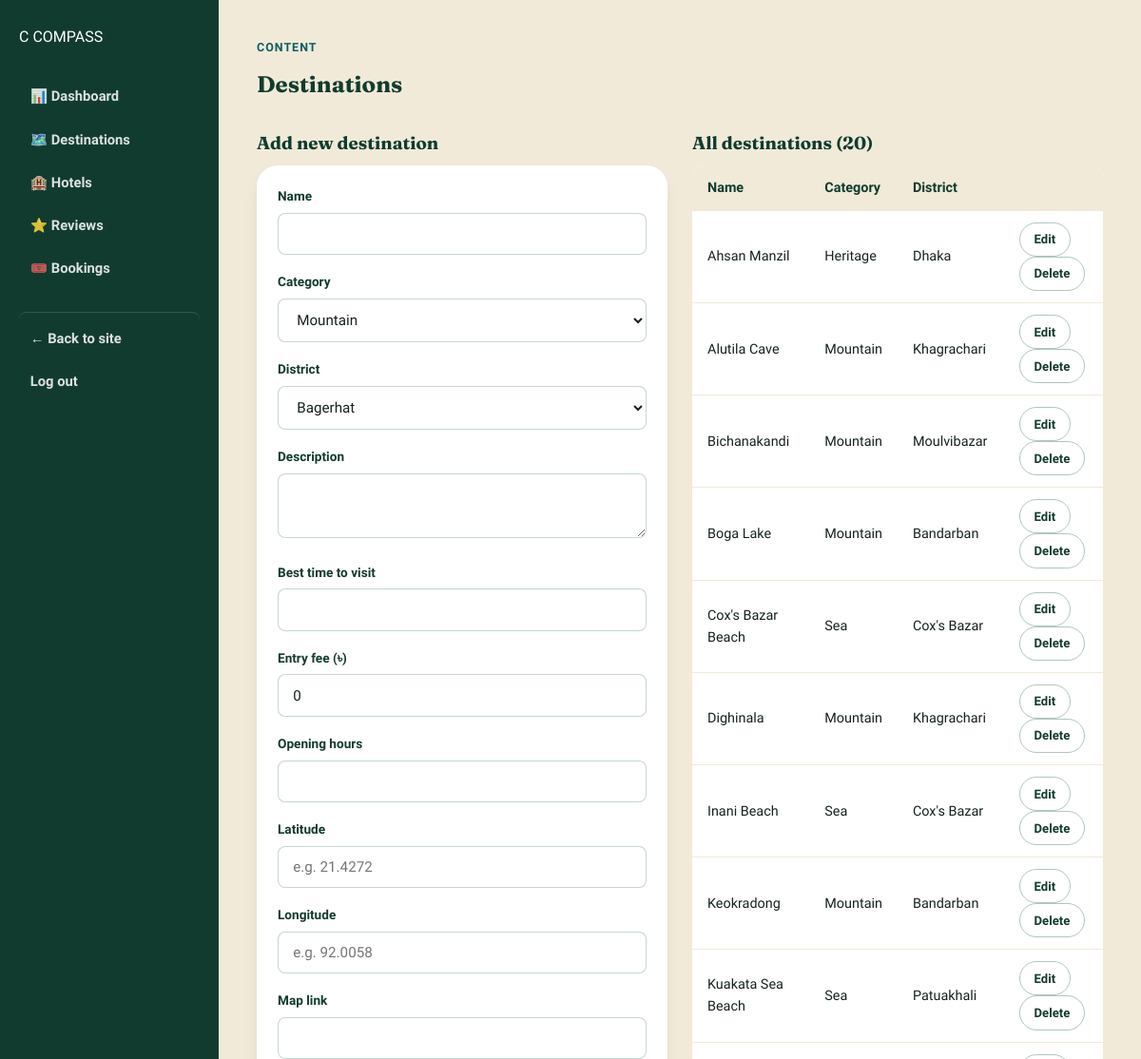
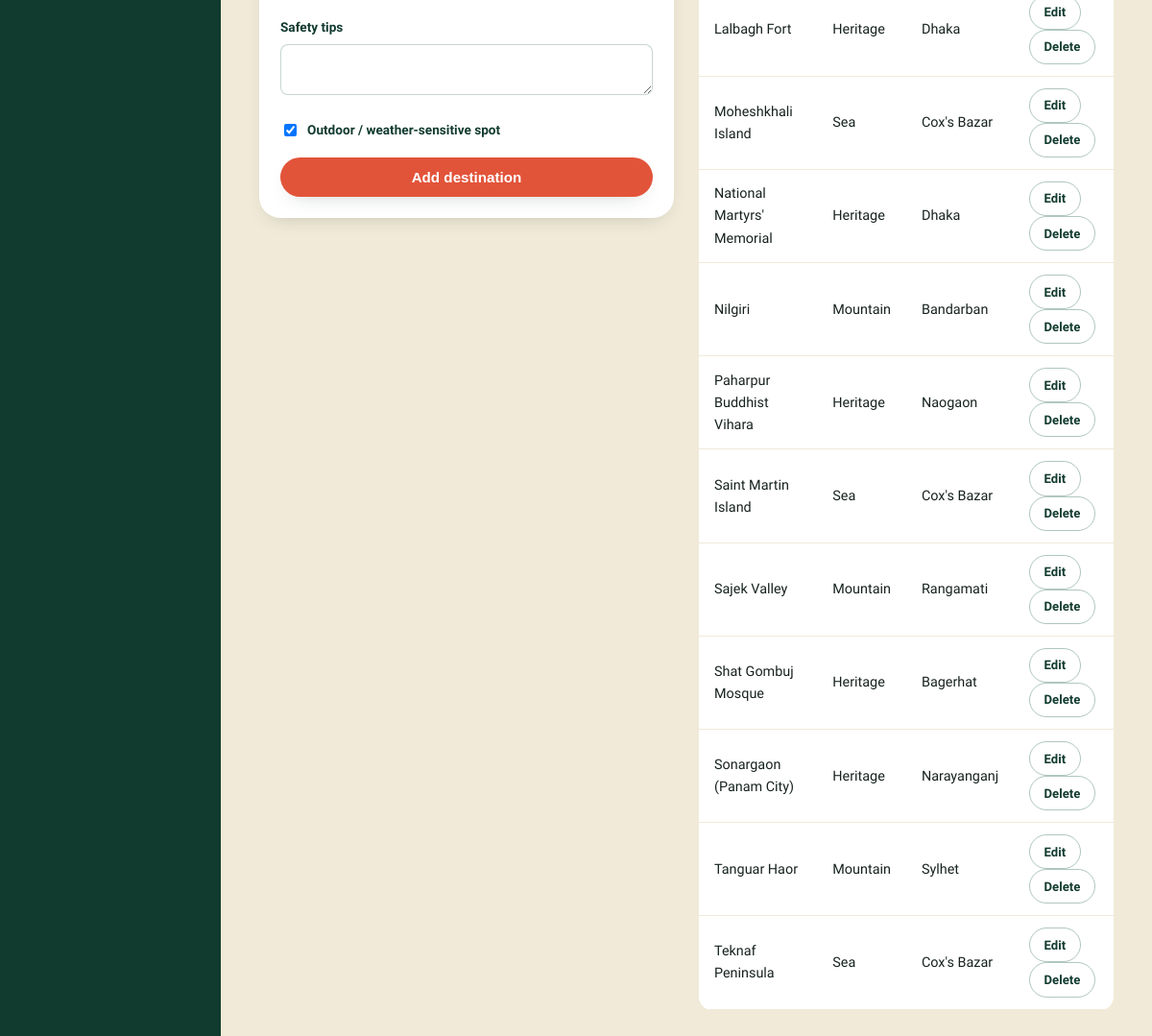
The app's page /admin/destinations.php (signed in) with its own data (2 pictures, top to bottom).
### tables this page shows
CREATE TABLE `destinations` (
  `destination_id` int(11) NOT NULL AUTO_INCREMENT,
  `name` varchar(100) NOT NULL,
  `category_id` int(11) NOT NULL,
  `district_id` int(11) NOT NULL,
  `description` text DEFAULT NULL,
  `best_time_to_visit` varchar(150) DEFAULT NULL,
  `entry_fee` decimal(8,2) DEFAULT 0.00,
  `opening_hours` varchar(100) DEFAULT NULL,
  `latitude` decimal(10,7) DEFAULT NULL,
  `longitude` decimal(10,7) DEFAULT NULL,
  `map_link` varchar(255) DEFAULT NULL,
  `safety_tips` text DEFAULT NULL,
  `is_outdoor` tinyint(1) DEFAULT 1,
  `created_at` timestamp NOT NULL DEFAULT current_timestamp(),
  PRIMARY KEY (`destination_id`),
  KEY `idx_destinations_category` (`category_id`),
  KEY `idx_destinations_district` (`district_id`)
);

CREATE TABLE `categories` (
  `category_id` int(11) NOT NULL AUTO_INCREMENT,
  `category_name` varchar(50) NOT NULL,
  `icon` varchar(20) DEFAULT NULL,
  PRIMARY KEY (`category_id`),
  UNIQUE KEY `category_name` (`category_name`)
);

CREATE TABLE `districts` (
  `district_id` int(11) NOT NULL AUTO_INCREMENT,
  `district_name` varchar(50) NOT NULL,
  `division_id` int(11) NOT NULL,
  PRIMARY KEY (`district_id`),
  KEY `division_id` (`division_id`)
);

### admin/destinations.php (the view, shortened to what this page needs)
<?php
require_once __DIR__ . '/../config/db.php';
$categories = $pdo->query("SELECT * FROM categories ORDER BY category_id")->fetchAll();
$districts = $pdo->query("SELECT * FROM districts ORDER BY district_name")->fetchAll();
$editRow = null;
$destinations = $pdo->query(
    "SELECT d.*, c.category_name, dist.district_name FROM destinations d
     JOIN categories c ON c.category_id = d.category_id
     JOIN districts dist ON dist.district_id = d.district_id
     ORDER BY d.name"
)->fetchAll();
include __DIR__ . '/includes/header.php';
?>
<div class="admin-topbar">
  <div><span class="eyebrow">Content</span><h2 style="margin:0;">Destinations</h2></div>
</div>
<div class="two-col" style="align-items:start;">
  <div>
    <h3><?= $editRow ? 'Edit destination' : 'Add new destination' ?></h3>
    <form method="post" class="weather-form" style="background:#fff; padding:22px; border-radius:var(--radius-lg); box-shadow:var(--shadow-card);">
      <div class="field"><label>Name</label><input type="text" name="name" value="<?= htmlspecialchars($editRow['name'] ?? '') ?>" required></div>
      <div class="field">
        <label>Category</label>
        <select name="category_id" required>
          <?php foreach ($categories as $c): ?>
            <option value="<?= $c['category_id'] ?>" <?= (($editRow['category_id'] ?? 0) == $c['category_id']) ? 'selected' : '' ?>><?= htmlspecialchars($c['category_name']) ?></option>
          <?php endforeach; ?>
        </select>
      </div>
      <div class="field">
        <label>District</label>
        <select name="district_id" required>
          <?php foreach ($districts as $d): ?>
            <option value="<?= $d['district_id'] ?>" <?= (($editRow['district_id'] ?? 0) == $d['district_id']) ? 'selected' : '' ?>><?= htmlspecialchars($d['district_name']) ?></option>
          <?php endforeach; ?>
        </select>
      </div>
      <div class="field"><label>Description</label><textarea name="description" rows="3" style="width:100%; padding:.8em 1em; border-radius:var(--radius-sm); border:1px solid rgba(31,92,74,.25);"><?= htmlspecialchars($editRow['description'] ?? '') ?></textarea></div>
      <div class="field"><label>Best time to visit</label><input type="text" name="best_time_to_visit" value="<?= htmlspecialchars($editRow['best_time_to_visit'] ?? '') ?>"></div>
      <div class="field"><label>Entry fee (৳)</label><input type="number" step="0.01" name="entry_fee" value="<?= htmlspecialchars($editRow['entry_fee'] ?? '0') ?>"></div>
      <div class="field"><label>Opening hours</label><input type="text" name="opening_hours" value="<?= htmlspecialchars($editRow['opening_hours'] ?? '') ?>"></div>
      <div class="field"><label>Latitude</label><input type="text" name="latitude" value="<?= htmlspecialchars($editRow['latitude'] ?? '') ?>" placeholder="e.g. 21.4272"></div>
      <div class="field"><label>Longitude</label><input type="text" name="longitude" value="<?= htmlspecialchars($editRow['longitude'] ?? '') ?>" placeholder="e.g. 92.0058"></div>
      <div class="field"><label>Map link</label><input type="text" name="map_link" value="<?= htmlspecialchars($editRow['map_link'] ?? '') ?>"></div>
      <div class="field"><label>Safety tips</label><textarea name="safety_tips" rows="2" style="width:100%; padding:.8em 1em; border-radius:var(--radius-sm); border:1px solid rgba(31,92,74,.25);"><?= htmlspecialchars($editRow['safety_tips'] ?? '') ?></textarea></div>
      <div class="field" style="display:flex; align-items:center; gap:8px;">
        <input type="checkbox" name="is_outdoor" style="width:auto;" <?= (!isset($editRow) || $editRow['is_outdoor']) ? 'checked' : '' ?>>
        <label style="margin:0;">Outdoor / weather-sensitive spot</label>
      </div>
      <button type="submit" class="btn btn-primary btn-block"><?= $editRow ? 'Update destination' : 'Add destination' ?></button>
    </form>
  </div>
  <div>
    <h3>All destinations (<?= count($destinations) ?>)</h3>
    <table class="data-table">
      <thead><tr><th>Name</th><th>Category</th><th>District</th><th></th></tr></thead>
      <tbody>
      <?php foreach ($destinations as $d): ?>
        <tr>
          <td><?= htmlspecialchars($d['name']) ?></td>
          <td><?= htmlspecialchars($d['category_name']) ?></td>
          <td><?= htmlspecialchars($d['district_name']) ?></td>
          <td>
            <a href="<?= BASE_URL ?>admin/destinations.php?edit=<?= $d['destination_id'] ?>" class="btn btn-ghost btn-sm">Edit</a>
            <a href="<?= BASE_URL ?>admin/destinations.php?delete=<?= $d['destination_id'] ?>" class="btn btn-ghost btn-sm" onclick="return confirm('Delete this destination and all related data?')">Delete</a>
          </td>
        </tr>
      <?php endforeach; ?>
      </tbody>
    </table>
  </div>
</div>
<?php include __DIR__ . '/includes/footer.php'; ?>

### css/style.css (style rules this page uses)
:root { --paper: #FAF6EC; --paper-dim: #F1EAD8; --ink: #17231E; --ink-soft: #4B5A52; --forest: #1F5C4A; --forest-dark:#123B2F; --river: #157A8A; --river-dark: #0E5C68; --clay: #B4703A; --clay-dark: #8C5228; --coral: #E2543A; --gold: #E3A33E; --surface: #FFFFFF; --surface-2: #F3F8F1; --surface-3: #FDF1EE; --header-bg: rgba(250,246,236,.92); --line-1: rgba(31,92,74,.12); --line-2: rgba(31,92,74,.25); --line-3: rgba(31,92,74,.35); --line-note: rgba(31,92,74,.3); --heading: var(--forest-dark); --heading-accent: var(--river-dark); --radius-lg: 22px; --radius-md: 14px; --radius-sm: 8px; --shadow-soft: 0 12px 30px -14px rgba(18, 40, 32, .35); --shadow-card: 0 8px 22px -12px rgba(18, 40, 32, .28); --font-display: "Fraunces", Georgia, serif; --font-body: "Hind Siliguri", "Segoe UI", sans-serif; }
* { box-sizing:border-box; }
html { scroll-behavior:smooth; }
body { margin:0; font-family:var(--font-body); background:var(--paper); color:var(--ink); line-height:1.6; }
a { color:inherit; text-decoration:none; }
h1,h2,h3,h4 { font-family:var(--font-display); color:var(--heading); margin:0 0 .4em; }
html { transition:background-color .2s ease; }
body, .cs-header, .cs-nav a, .dest-card, .weather-tool, .filter-chip, .filter-bar select, .filter-bar input, .weather-form select, .weather-form input, .info-note, table.data-table, .user-pill, .advice-box, .btn-ghost { transition:background-color .2s ease, color .2s ease, border-color .2s ease; }
.btn { display:inline-flex; align-items:center; justify-content:center; gap:.5em; padding:.72em 1.5em; border-radius:999px; font-weight:600; font-size:.95rem; border:1px solid transparent; cursor:pointer; transition:transform .15s ease, box-shadow .15s ease; }
.btn-primary { background:var(--coral); color:#fff; box-shadow:var(--shadow-card); }
.btn-ghost { background:transparent; color:var(--heading); border-color:var(--line-3); }
.btn-sm { padding:.5em 1.1em; font-size:.82rem; }
.btn-block { width:100%; }
.eyebrow { display:inline-block; font-weight:700; font-size:.78rem; letter-spacing:.08em; text-transform:uppercase; color:var(--heading-accent); margin-bottom:10px; }
.weather-form label { display:block; font-weight:600; font-size:.85rem; margin-bottom:6px; color:var(--heading); }
.weather-form .field { margin-bottom:18px; }
.weather-form select, .weather-form input { width:100%; padding:.8em 1em; border-radius:var(--radius-sm); border:1px solid var(--line-2); font-family:var(--font-body); font-size:.95rem; background:var(--surface); color:var(--ink); }
.two-col { display:grid; grid-template-columns:1fr 1fr; gap:26px; }
table.data-table { width:100%; border-collapse:collapse; background:var(--surface); border-radius:var(--radius-md); overflow:hidden; }
table.data-table th, table.data-table td { padding:12px 16px; text-align:left; border-bottom:1px solid var(--paper-dim); font-size:.9rem; }
table.data-table th { background:var(--paper-dim); font-weight:700; color:var(--heading); }

### admin/includes/header.php (style rules this page uses)
body { background:var(--paper-dim); }
.admin-topbar { display:flex; justify-content:space-between; align-items:center; margin-bottom:28px; }

### records on screen
destinations: name "Ahsan Manzil", category.category_name "Heritage", district.district_name "Dhaka"
destinations: name "Alutila Cave", category.category_name "Mountain", district.district_name "Khagrachari"
destinations: name "Bichanakandi", category.category_name "Mountain", district.district_name "Moulvibazar"
destinations: name "Boga Lake", category.category_name "Mountain", district.district_name "Bandarban"
destinations: name "Cox's Bazar Beach", category.category_name "Sea", district.district_name "Cox's Bazar"
destinations: name "Dighinala", category.category_name "Mountain", district.district_name "Khagrachari"
destinations: name "Inani Beach", category.category_name "Sea", district.district_name "Cox's Bazar"
destinations: name "Keokradong", category.category_name "Mountain", district.district_name "Bandarban"
destinations: name "Kuakata Sea Beach", category.category_name "Sea", district.district_name "Patuakhali"
destinations: name "Lalbagh Fort", category.category_name "Heritage", district.district_name "Dhaka"
destinations: name "Moheshkhali Island", category.category_name "Sea", district.district_name "Cox's Bazar"
destinations: name "National Martyrs' Memorial", category.category_name "Heritage", district.district_name "Dhaka"
destinations: name "Nilgiri", category.category_name "Mountain", district.district_name "Bandarban"
destinations: name "Paharpur Buddhist Vihara", category.category_name "Heritage", district.district_name "Naogaon"
destinations: name "Saint Martin Island", category.category_name "Sea", district.district_name "Cox's Bazar"
destinations: name "Sajek Valley", category.category_name "Mountain", district.district_name "Rangamati"
destinations: name "Shat Gombuj Mosque", category.category_name "Heritage", district.district_name "Bagerhat"
destinations: name "Sonargaon (Panam City)", category.category_name "Heritage", district.district_name "Narayanganj"
destinations: name "Tanguar Haor", category.category_name "Mountain", district.district_name "Sylhet"
destinations: name "Teknaf Peninsula", category.category_name "Sea", district.district_name "Cox's Bazar"

### other values on screen
count($destinations) "20"
form field category_id "Mountain"
form field district_id "Bagerhat"
